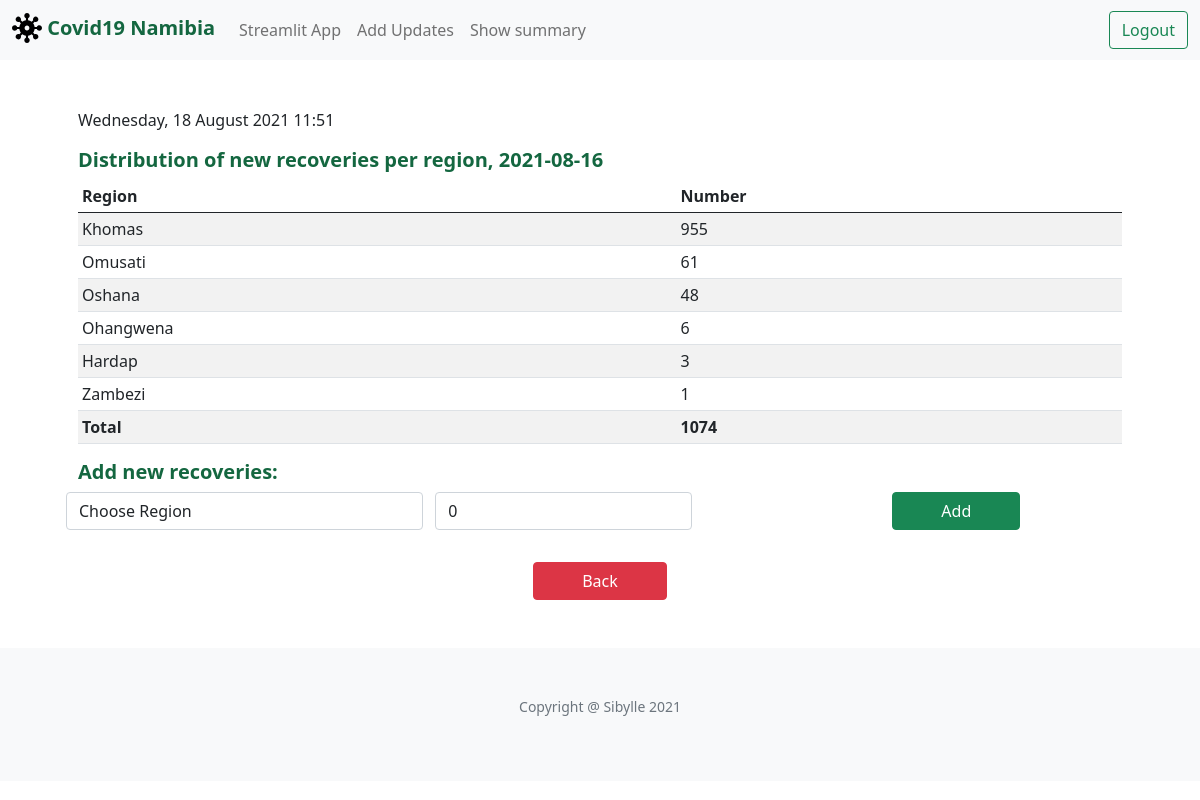
Page /add_recoveries (signed in) on the committed database.
### tables this page shows
CREATE TABLE recoveries(id INTEGER PRIMARY KEY, recoveries_date TEXT NOT NULL,region TEXT NOT NULL, new_recoveries INTEGER, update_date TEXT NOT NULL);

### application.py (the view)
@app.route("/add_recoveries", methods=["GET", "POST"])
@login_required
def add_recoveries():
    now=datetime.now(timezone("Africa/Johannesburg"))
    date_now=now.date()
    row = db.execute("SELECT * FROM active_date")
    new_date_str=row[0]['active_date']
    new_date = datetime.strptime(new_date_str, '%Y-%m-%d').date()
    region_list=[]
    temp = db.execute("SELECT DISTINCT region FROM districts")
    for d in temp:
        region_list.append(d['region'])
    region_list.append("unknown")
    if request.method == "POST":
        if not request.form.get("region"):
            return apology("must provide region", 400)
        if not request.form.get("new_recoveries"):
            no_recoveries=0
        else:
            no_recoveries=int(request.form.get("new_recoveries"))
        region = request.form.get("region")
        check=db.execute("SELECT * FROM recoveries WHERE recoveries_date LIKE ? AND region LIKE ? ", new_date,region)
        if len(check)== 1:
            return render_template("update_recoveries.html",new_date=new_date,check=check[0],now=now)
        db.execute("INSERT INTO recoveries(recoveries_date,region,new_recoveries,update_date) VALUES (?,?,?,?)", new_date,region,no_recoveries,date_now)
        rows = db.execute("SELECT * FROM recoveries WHERE recoveries_date LIKE ? ORDER BY new_recoveries DESC", new_date)
        return render_template("add_recoveries.html",new_date=new_date,region_list=region_list,new_recoveries=rows,now=now)
    else:
        rows = db.execute("SELECT * FROM recoveries WHERE recoveries_date LIKE ? ORDER BY new_recoveries DESC", new_date)
        return render_template("add_recoveries.html",new_date=new_date,region_list=region_list,new_recoveries=rows,now=now)

### application.py (called while the page is built)
def login_required(f):
    @wraps(f)
    def decorated_function(*args, **kwargs):
        if session.get("user_id") is None:
            return redirect("/login")
        return f(*args, **kwargs)
    return decorated_function

@app.after_request
def after_request(response):
    response.headers["Cache-Control"] = "no-cache, no-store, must-revalidate"
    response.headers["Expires"] = 0
    response.headers["Pragma"] = "no-cache"
    return response

### templates/add_recoveries.html (shortened to what this page needs)
{% extends "layout.html" %}
{% block main %}
  <p>{{ now.strftime("%A, %d %B %Y %H:%M") }}</p>
  <h5>Distribution of new recoveries per region, {{ new_date }}</h5>
  <table class="table table-sm table-striped">
    <thead>
        <tr>
           <th scope="col">Region</th>
            <th scope="col">Number</th>
        </tr>
    </thead>
    <tbody>
        {% if new_recoveries %}
        {% for row in new_recoveries %}
        <tr>
            <td class="text-left">{{ row.region }}</td>
            <td class="text-left">{{ row.new_recoveries }}</td>
        </tr>
        {% endfor %}
        <tr>
            <td class="text-left" ><strong>Total</strong></td>
            <td class="text-left"> <strong>{{ new_recoveries|sum("new_recoveries") }}</strong>
        </tr>
        {% endif %}
    </tbody>
  </table>
  <form action="/add_recoveries" method="post">
        <h5> Add new recoveries:</h5>
        <div class="row">
            <select class="form-control col mb-2" name="region">
                <option disabled selected value="">Choose Region</option>
            </select>
            <div class="form-group col mb-2">
                <input autocomplete="off" autofocus class="form-control" name="new_recoveries" placeholder="0" value="0" type="number">
            </div>
            <div class="col text-center">
                <button class="btn btn-success px-5" type="submit">Add</button>
            </div>
        </div>
  </form>
  <div class="text-center mt-4">
      <a class="btn btn btn-danger px-5" href="./" role="button">Back</a>
  </div>
{% endblock %}

### static/styles.css (style rules this page uses)
body { font-weight: 400; font-style: normal; font-size: 16px; opacity: 1; visibility: visible; }
h2,h5 { color: #146740; font-weight:600; }
.form-control { display: inline-block; width: auto; }

### rows in the picture
recoveries: region "Khomas", new_recoveries "955"
recoveries: region "Omusati", new_recoveries "61"
recoveries: region "Oshana", new_recoveries "48"
recoveries: region "Ohangwena", new_recoveries "6"
recoveries: region "Hardap", new_recoveries "3"
recoveries: region "Zambezi", new_recoveries "1"

### other values in the picture
{{ now.strftime("%A, %d %B %Y %H:%M") }} "Wednesday, 18 August 2021 11:51"
{{ new_date }} "2021-08-16"
{{ new_recoveries|sum("new_recoveries") }} "1074"
